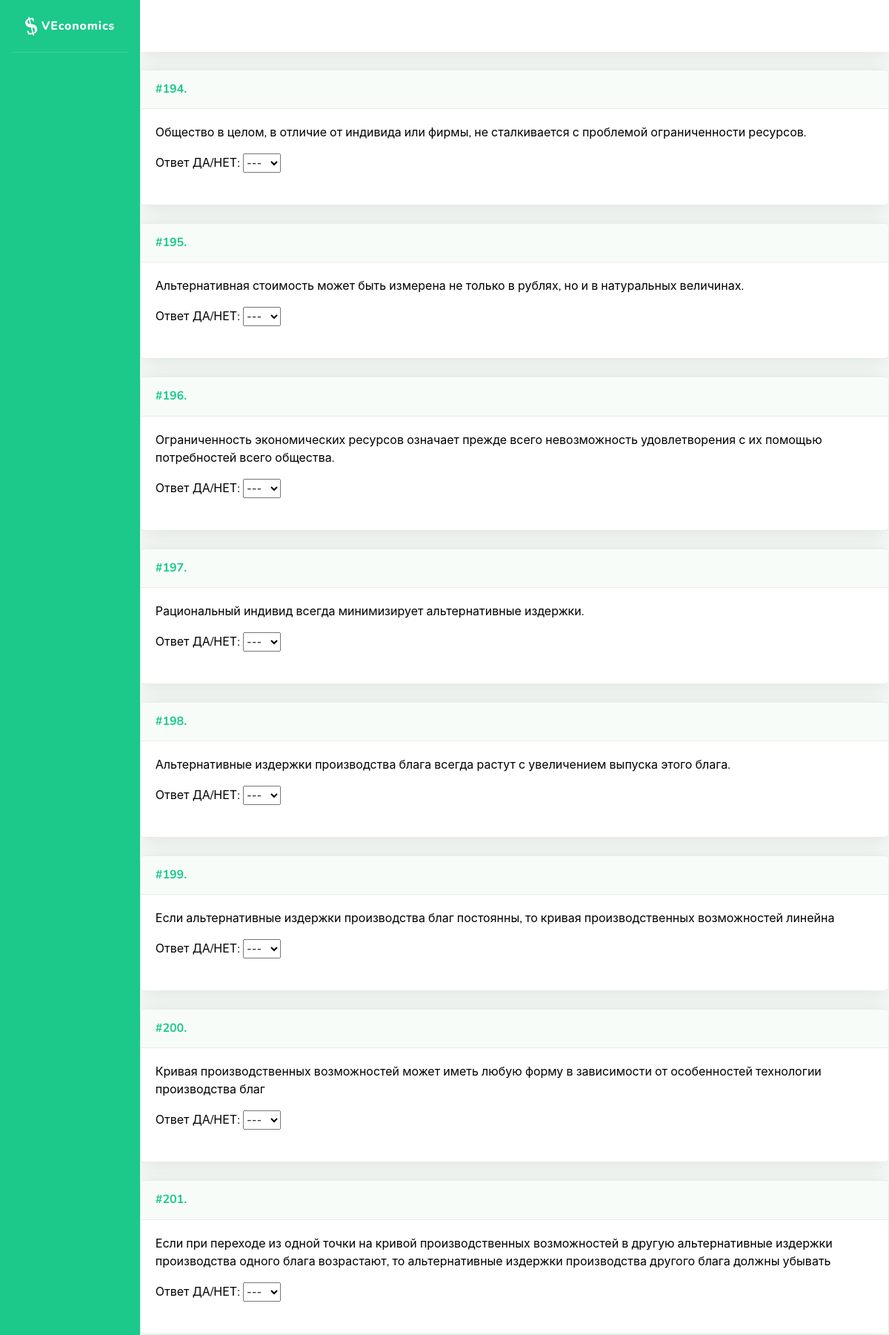
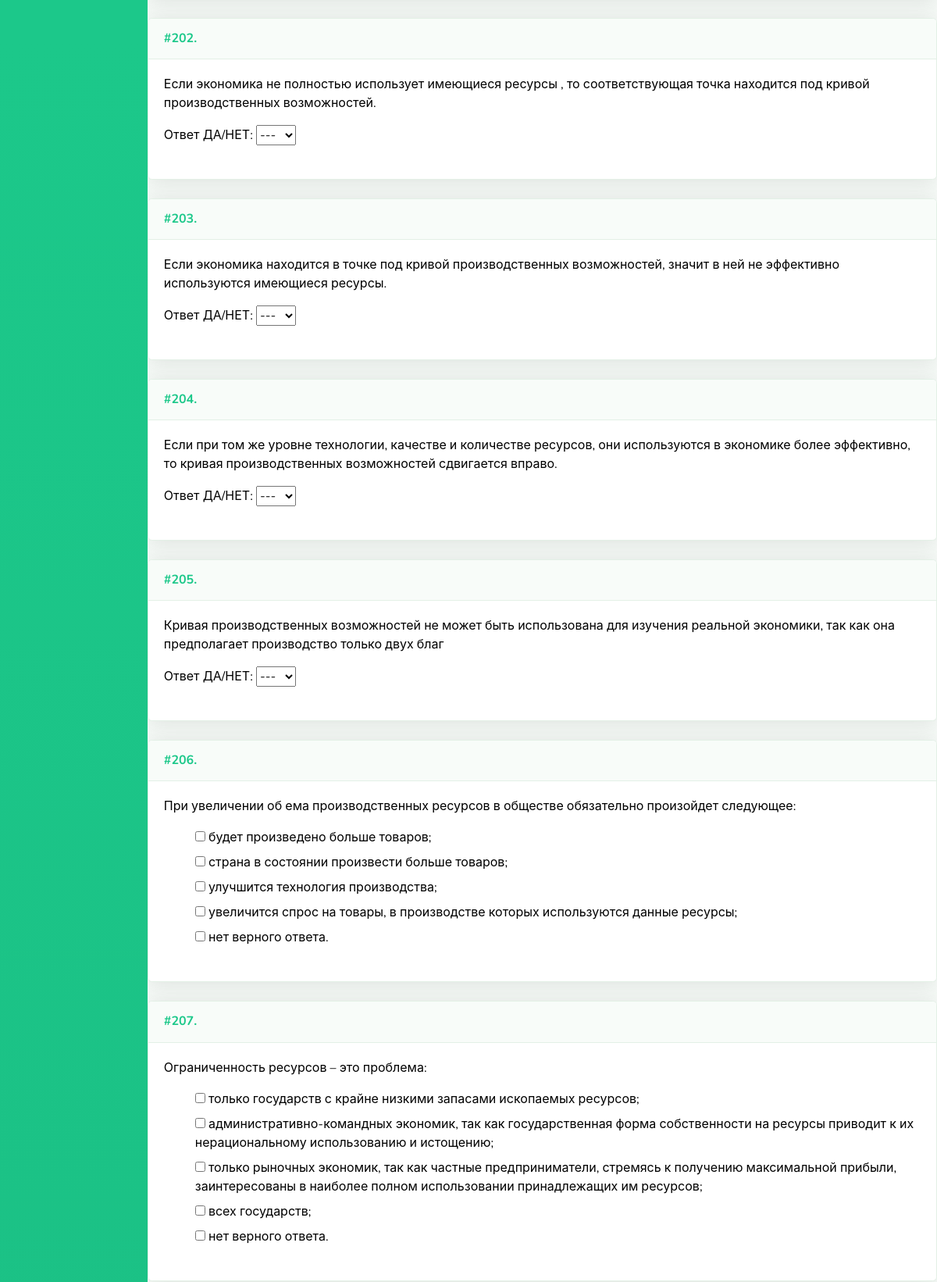
Screenshot of /problems/testset/172 (upper part) with the database file from the repository (2 pictures, top to bottom).
### problems/models.py (models this page shows, shortened)
class Problem(models.Model):
    name = models.CharField('Название', max_length=200, blank=True, null=True)
    task = RichTextUploadingField('Условие')
    problem_type = models.IntegerField('Тип задачи', choices=TYPE_CHOICES, blank=False, null=False, default=0)
    short_answer = models.CharField('Ответ (для автоматической проверки)', max_length=200, blank=True)
    yesno_answer = models.IntegerField('Ответ ДА/НЕТ', choices=YESNO_CHOICES, blank=False, default=0)
    solution = RichTextUploadingField('Решение', blank=True)
    hint = RichTextUploadingField('Подсказка', blank=True)
    topics = models.ManyToManyField(Topic, related_name="problems", verbose_name='Темы')
    assignments = models.ManyToManyField(User, through='Assignment', through_fields=['problem', 'person'])
    class Meta:
        ordering = ['id']

### problems/views.py (the view)
# urls.py: path('testset/<int:pk>', views.testset, name='testset'),
def testset(request, pk):
    result = []
    assigned_testset = TestSetAssignment.objects.get(pk=pk)
    for problem in assigned_testset.test_set.problems.all():
        problem.form = SubmitForm(prefix=str(problem.id), problem=problem)
        result.append(problem)
    return render(request, 'problems/solve_testset.html', {'assigned_tests': result, 'assigned': assigned_testset})

### problems/models.py (called while the page is built)
    def __str__(self):
        return mark_safe(self.text)

### problems/templates/problems/solve_testset.html (shortened to what this page needs)
{% extends "problems/sb/base.html" %}
{% block content %}
    <form method="POST" action="{% url 'check_testset' %}">
       {% for problem in assigned_tests %}
            {% include 'problems/problem.html' %}
       {% endfor %}
    </form>
{% endblock %}

### problems/templates/problems/problem.html (shortened to what this page needs)
{% autoescape off%}
<div class="problem">
    <div class="card shadow mb-4">
        <div class="problem-header">
            <a name="problem-{{ problem.id }}" class="d-block card-header py-3" role="button" aria-expanded="true" aria-controls="collapse">
                    <h6 class="m-0 font-weight-bold text-primary">
                        <nobr>
                            <div class="problem-id">
                                #{{ problem.id }}.
                            </div>
                        </nobr>
                    </h6>
            </a>
        </div>
        <div class="card-body">
        <div class="collapse show" id="problem-{{ problem.id }}">
            <div class="problem-task">
                {{ problem.task }}
            </div>
            <div class="problem-solution">
                {% if 'teacher' in request.user.groups.all.0.name %}
                    <div class="right-solution">
                        <div class="collapse" id="solution-{{ problem.id }}">
                          {% include 'problems/problem_solution.html' %}
                        </div>
                        {% if problem.submit %}
                            {% include 'problems/student_answer.html' with object=problem.submit %}
                        {% endif %}
                    </div>
                {% elif problem.form %}
                    <div class="problem-student-form">
                            {{ problem.form.as_p }}
                    </div>
                {% elif problem.submit %}
                    {% include 'problems/student_answer.html' with object=problem.submit %}
                {% endif %}
            </div>
        </div>
    </div>
    </div>
</div>
{% endautoescape %}

### problems/static/problems/main.css (style rules this page uses)
.problem-header { white-space:nowrap }
h6 div { display:inline-block; }
.problem-student-form ul { list-style-type:none; }

### rows the page displays
Problem: id "194", task "Общество в целом, в отличие от индивида или фирмы, не сталкивается с проблемой ограниченности ресурсов."
Problem: id "195", task "Альтернативная стоимость может быть измерена не только в рублях, но и в натуральных величинах."
Problem: id "196", task "Ограниченность экономических ресурсов означает прежде всего невозможность удовлетворения с их помощью потребностей всего общества."
Problem: id "197", task "Рациональный индивид всегда минимизирует альтернативные издержки."
Problem: id "198", task "Альтернативные издержки производства блага всегда растут с увеличением выпуска этого блага."
Problem: id "199", task "Если альтернативные издержки производства благ постоянны, то кривая производственных возможностей линейна"
Problem: id "200", task "Кривая производственных возможностей может иметь любую форму в зависимости от особенностей технологии производства благ"
Problem: id "201", task "Если при переходе из одной точки на кривой производственных возможностей в другую альтернативные издержки производства одного блага возрастают, то альтернативные издержки производства другого блага должны убывать"
Problem: id "202", task "Если экономика не полностью использует имеющиеся ресурсы , то соответствующая точка находится под кривой производственных возможностей."
Problem: id "203", task "Если экономика находится в точке под кривой производственных возможностей, значит в ней не эффективно используются имеющиеся ресурсы."
Problem: id "204", task "Если при том же уровне технологии, качестве и количестве ресурсов, они используются в экономике более эффективно, то кривая производственных возможностей сдвигается вправо."
Problem: id "205", task "Кривая производственных возможностей не может быть использована для изучения реальной экономики, так как она предполагает производство только двух благ"
Problem: id "206", task "При увеличении об ема производственных ресурсов в обществе обязательно произойдет следующее:"
Problem: id "207", task "Ограниченность ресурсов – это проблема:"
